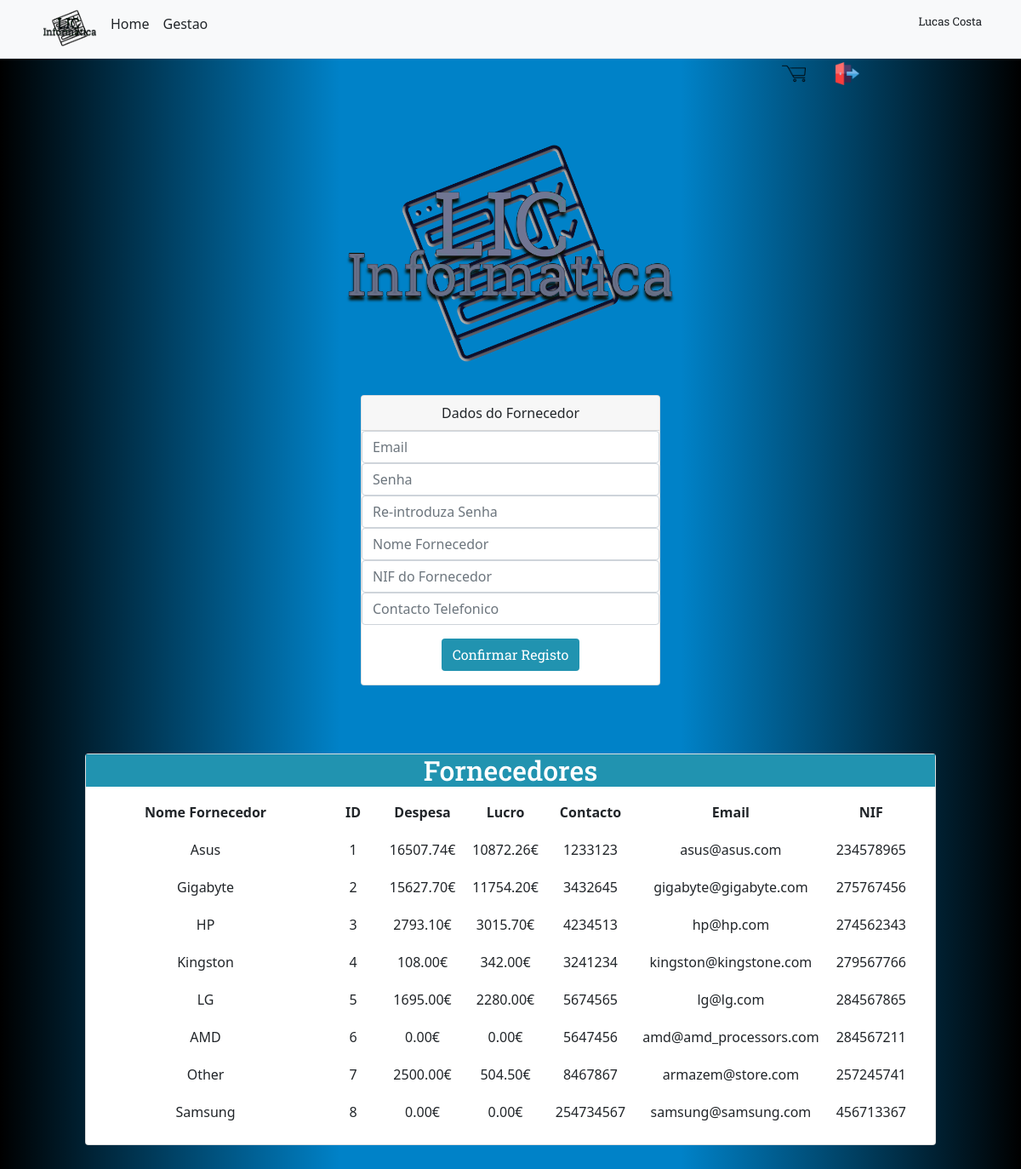
/admin/criar-fornecedor (signed in), run on the app's committed database.
### main_app.py (models this page shows)
class Fornecedor(db.Model):
    __tablename__ = 'Fornecedores'
    id_fornecedor = db.Column(db.Integer, primary_key=True)
    email_fornecedor = db.Column(db.String(100))
    nome_fornecedor = db.Column(db.String(60))
    desp_fornecedor = db.Column(db.Float)
    lucro_fornecedor = db.Column(db.Float)
    contacto = db.Column(db.Integer)
    numero_IF = db.Column(db.Integer)
    senha_login = db.Column(db.String)
    desconto_fornecedor = db.Column(db.Integer)
    db.create_all()
    db.session.commit()

### main_app.py (the view, shortened to what this page needs)
@root.route('/admin/criar-fornecedor', methods=['GET', 'POST'])
def criar_fornecedor():
    fornecedor = lista_fornecedores()
    if request.method == 'GET':
        return render_template('criar_fornecedor.html',fornecedores = fornecedor)

### main_app.py (called while the page is built)
def lista_fornecedores():
    try:
        con = sqlite3.connect('database/dados_informacoes2.db')
        cursor = con.cursor()
        cursor.execute("SELECT * FROM Fornecedores")
        fornecedores = cursor.fetchall()
        return fornecedores
    except Exception as e:
        print(e)

### templates/criar_fornecedor.html (shortened to what this page needs)
<!DOCTYPE html>
<html lang="en">
<head>
    <link href="https://cdn.jsdelivr.net/npm/bootstrap@5.1.3/dist/css/bootstrap.min.css" rel="stylesheet"
>
    <link rel="stylesheet" href="/static/main.css">
</head>
<body>
    <main>
        <nav class="py-2 bg-light border-bottom">
            <div class="container d-flex flex-wrap">
                <img alt="lefters" src="/static/img/LIC_Informatica3.png" width="80" height="50">
                <ul class="nav me-auto">
                    <li class="nav-item"><a href="/" class="nav-link link-dark px-2 " aria-current="page">Home</a></li>
                    {% if session['log_in_admin'] == True or session['log_in_fornecedor'] == True%}
                    <li class="nav-item"><a href="/listagem_produto" class="nav-link link-dark px-2">Gestao</a></li>
                    {% endif %}
                </ul>
                <ul>
                    {% if session['log_in'] == True or session['log_in_admin'] == True or session['log_in_fornecedor']
                    == True%}
                    <a class="nav-link link-dark px-1 py-2 btn_smalsize sub_titulo">{{session['username']}}</a>
                    {% endif%}
                </ul>
            </div>
        </nav>
        <ul>
            {% if session['log_in'] == True or session['log_in_admin'] == True or session['log_in_fornecedor'] == True
            %}
            <div class="header col-2 offset-9 ">
                <nav class="nav">
                    <a class="nav-link py-1 px-0" href="/user-login/carrinho">
                        <img action="submit" alt="centered image" href="/user-login/carrinho" rel="icon lefters"
                            type="image/png" src="/static/img/carrinho-de-compras.png" height="55" width="55">
                    </a>
                    <a class="nav-link py-1 px-2 " href="/logout">
                        <img action="submit" alt="centered image" src="/static/img/logout.png" height="55" width="55">
                    </a>
                </nav>
            </div>
            {% endif%}
        </ul>
        <div class="container">
            <a href="/">
                <p class="aligncenter" width="300" height="300">
                    <img alt="centered image" src="/static/img/LIC_Informatica.png" width="900" height="300">
                </p>
            </a>
        </div>
        <nav class="row row-cols-3 rounded px-5 text-center">
            <div class="aligncenter offset-4">
                <div class="card">
                    <form action="/admin/criar-fornecedor" method="post">
                        <div class="card-header row-cols-5em text-center">
                            Dados do Fornecedor
                        </div>
                        <div class="form-group row-cols-5em text-center">
                            <input type="text" name="email_fornecedor" placeholder="Email" class="form-control"
                                autofocus>
                            <input type="password" name="password_fornecedor" placeholder="Senha" class="form-control">
                            <input type="password" name="re_senha_check_fornecedor" placeholder="Re-introduza Senha"
                                class="form-control">
                            <input type="String" name="nome_fornecedor_reg" placeholder="Nome Fornecedor"
                                class="form-control">
                            <input type="Integer" name="numero_If" placeholder="NIF do Fornecedor" class="form-control">
                            <input type="tel" name="contacto_fornecedor" pattern="[0-9]{9}"
                                placeholder="Contacto Telefonico" class="form-control">
                        </div>
                        <button type="submit" class="btn btn_links btn-block"
                            onclick="alert('Fornecedor criado com sucesso')">Confirmar
                            Registo
                        </button>
                    </form>
                </div>
            </div>
        </nav>
        {%if session['log_in_admin'] == True%}
        <br><br>
        <div class="col-12 my-auto " style="margin-left: auto" methods="get">
            <nav class="row col-sm-10 offset-1">
                <div class="aligncenter">
                    <div class="card row">
                        <h2 class="btn_links titulo img"> Fornecedores </h2>
                        <nav class="row container-fluid row-cols-1 col-auto">
                            <table class="tbl-cart container" cellpadding="10" cellspacing="1">
                                <tbody>
                                    <tr>
                                        <th style="text-align:center;">Nome Fornecedor</th>
                                        <th style="text-align:center;">ID</th>
                                        <th style="text-align:center;" width="5%">Despesa</th>
                                        <th style="text-align: center;" width="5%">Lucro</th>
                                        <th style="text-align:center;" width="10%">Contacto</th>
                                        <th style="text-align:center;" width="10%">Email</th>
                                        <th style="text-align:center;" width="10%">NIF</th>
                                    </tr>
                                    {%for fornecedor in fornecedores%}
                                    {% set id_fornecedor = fornecedor[0] %}
                                    {% set email_fornecedor = fornecedor[1] %}
                                    {% set fornecedor_name = fornecedor[2] %}
                                    {% set desp_fornecedor = fornecedor[3] %}
                                    {% set contacto = fornecedor[5] %}
                                    {% set numero_IF = fornecedor[6] %}
                                    {% set lucro_fornecedor = fornecedor[4]%}
                                    <tr>
                                        <td style="text-align:center;">{{ fornecedor_name }}</td>
                                        <td style="text-align:center;">{{ id_fornecedor }}</td>
                                        <td style="text-align:center;" width="5%">{{'%.2f' % desp_fornecedor }}€
                                        </td>
                                        <td style="text-align:center;" width="5%">{{'%.2f' % lucro_fornecedor }}€
                                        </td>
                                        <td style="text-align:center;" width="10%">{{ contacto }}</td>
                                        <td style="text-align:center;" width="10%">{{ email_fornecedor }}</td>
                                        <td style="text-align:center;" width="5%">{{ numero_IF }}</td>
                                    </tr>
                                </tbody>{%endfor%}
                            </table>
                        </nav>
                    </div>
                </div>
            </nav>
        </div>
        {%endif%}
        <br><br><br>
    </main>
</body>
</html>

### static/main.css (style rules this page uses)
body { background: rgb(33,147,176); background: linear-gradient(90deg, #000000 , #0082c8 ,#0082c8,#000000); font-family: var(--bs-body-font-family); font-size: var(--bs-body-font-size); font-weight: var(--bs-body-font-weight); line-height: var(--bs-body-line-height); text-align: var(--bs-body-text-align); }
img { max-width: 90%; max-height: 50%; object-fit: scale-down; }
.aligncenter { text-align:center; }
.sub_titulo { font-family: 'Permanent Marker', cursive; font-family: 'Roboto Slab', serif; font-size:large; }
.btn_links { font-family: 'Permanent Marker', cursive; font-family: 'Roboto Slab', serif; background-color:rgb(33, 147, 176); color:rgb(255, 255, 255); }
.btn_smalsize { font-size: smaller; }

### data on the page
Fornecedor: nome_fornecedor "Asus", id_fornecedor "1", desp_fornecedor "16507.74", lucro_fornecedor "10872.26", contacto "1233123", email_fornecedor "asus@asus.com", numero_IF "234578965"
Fornecedor: nome_fornecedor "Gigabyte", id_fornecedor "2", desp_fornecedor "15627.70", lucro_fornecedor "11754.20", contacto "3432645", email_fornecedor "gigabyte@gigabyte.com", numero_IF "275767456"
Fornecedor: nome_fornecedor "HP", id_fornecedor "3", desp_fornecedor "2793.10", lucro_fornecedor "3015.70", contacto "4234513", email_fornecedor "hp@hp.com", numero_IF "274562343"
Fornecedor: nome_fornecedor "Kingston", id_fornecedor "4", desp_fornecedor "108.00", lucro_fornecedor "342.00", contacto "3241234", email_fornecedor "kingston@kingstone.com", numero_IF "279567766"
Fornecedor: nome_fornecedor "LG", id_fornecedor "5", desp_fornecedor "1695.00", lucro_fornecedor "2280.00", contacto "5674565", email_fornecedor "lg@lg.com", numero_IF "284567865"
Fornecedor: nome_fornecedor "AMD", id_fornecedor "6", desp_fornecedor "0.00", lucro_fornecedor "0.00", contacto "5647456", email_fornecedor "amd@amd_processors.com", numero_IF "284567211"
Fornecedor: nome_fornecedor "Other", id_fornecedor "7", desp_fornecedor "2500.00", lucro_fornecedor "504.50", contacto "8467867", email_fornecedor "armazem@store.com", numero_IF "257245741"
Fornecedor: nome_fornecedor "Samsung", id_fornecedor "8", desp_fornecedor "0.00", lucro_fornecedor "0.00", contacto "254734567", email_fornecedor "samsung@samsung.com", numero_IF "456713367"

### other printed values
{{ session['username'] }} "Lucas Costa"
